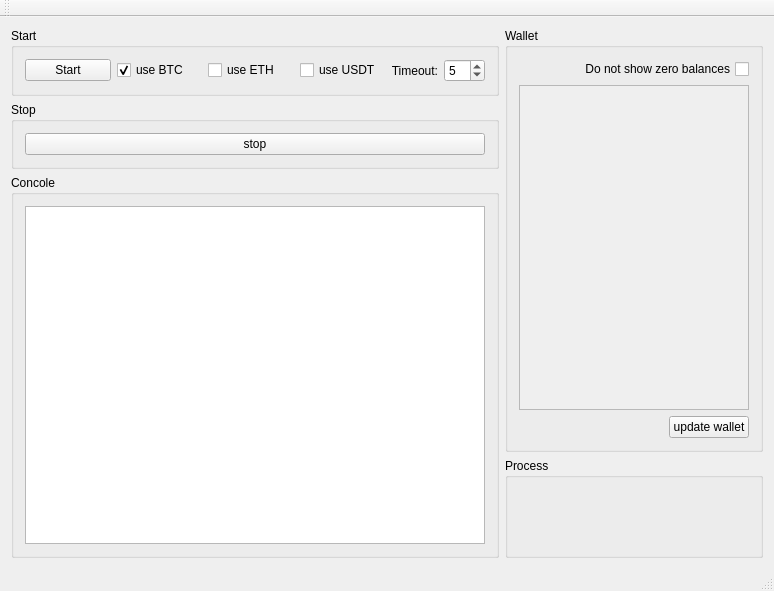
<?xml version="1.0" encoding="UTF-8"?>
<ui version="4.0">
 <class>MainWindow</class>
 <widget class="QMainWindow" name="MainWindow">
  <property name="enabled">
   <bool>true</bool>
  </property>
  <property name="geometry">
   <rect>
    <x>0</x>
    <y>0</y>
    <width>774</width>
    <height>591</height>
   </rect>
  </property>
  <property name="windowTitle">
   <string>MainWindow</string>
  </property>
  <widget class="QWidget" name="centralWidget">
   <layout class="QHBoxLayout" name="horizontalLayout">
    <item>
     <layout class="QVBoxLayout" name="verticalLayout">
      <item>
       <widget class="QGroupBox" name="groupBoxStart">
        <property name="sizePolicy">
         <sizepolicy hsizetype="Minimum" vsizetype="Maximum">
          <horstretch>0</horstretch>
          <verstretch>0</verstretch>
         </sizepolicy>
        </property>
        <property name="title">
         <string>Start</string>
        </property>
        <layout class="QVBoxLayout" name="verticalLayout_3">
         <item>
          <layout class="QHBoxLayout" name="horizontalLayout_2">
           <item>
            <widget class="QPushButton" name="pushButtonStart">
             <property name="text">
              <string>Start</string>
             </property>
            </widget>
           </item>
           <item>
            <widget class="QCheckBox" name="checkBoxUseBTC">
             <property name="text">
              <string>use BTC</string>
             </property>
             <property name="checkable">
              <bool>true</bool>
             </property>
             <property name="checked">
              <bool>true</bool>
             </property>
            </widget>
           </item>
           <item>
            <widget class="QCheckBox" name="checkBoxUseETH">
             <property name="text">
              <string>use ETH</string>
             </property>
            </widget>
           </item>
           <item>
            <widget class="QCheckBox" name="checkBoxUseUSDT">
             <property name="text">
              <string>use USDT</string>
             </property>
            </widget>
           </item>
           <item>
            <widget class="QLabel" name="label">
             <property name="sizePolicy">
              <sizepolicy hsizetype="Maximum" vsizetype="Preferred">
               <horstretch>0</horstretch>
               <verstretch>0</verstretch>
              </sizepolicy>
             </property>
             <property name="text">
              <string>Timeout:</string>
             </property>
             <property name="alignment">
              <set>Qt::AlignRight|Qt::AlignTrailing|Qt::AlignVCenter</set>
             </property>
            </widget>
           </item>
           <item>
            <widget class="QSpinBox" name="spinBoxTimeout">
             <property name="sizePolicy">
              <sizepolicy hsizetype="Maximum" vsizetype="Fixed">
               <horstretch>0</horstretch>
               <verstretch>0</verstretch>
              </sizepolicy>
             </property>
             <property name="minimum">
              <number>2</number>
             </property>
             <property name="maximum">
              <number>20</number>
             </property>
             <property name="value">
              <number>5</number>
             </property>
            </widget>
           </item>
          </layout>
         </item>
        </layout>
       </widget>
      </item>
      <item>
       <widget class="QGroupBox" name="groupBoxStop">
        <property name="title">
         <string>Stop</string>
        </property>
        <layout class="QHBoxLayout" name="horizontalLayout_3">
         <item>
          <widget class="QPushButton" name="pushButton">
           <property name="text">
            <string>stop</string>
           </property>
          </widget>
         </item>
        </layout>
       </widget>
      </item>
      <item>
       <widget class="QGroupBox" name="groupBox_4">
        <property name="sizePolicy">
         <sizepolicy hsizetype="Expanding" vsizetype="Preferred">
          <horstretch>0</horstretch>
          <verstretch>0</verstretch>
         </sizepolicy>
        </property>
        <property name="title">
         <string>Concole</string>
        </property>
        <layout class="QGridLayout" name="gridLayout_2">
         <item row="0" column="0">
          <widget class="QTextBrowser" name="console">
           <property name="enabled">
            <bool>true</bool>
           </property>
          </widget>
         </item>
        </layout>
       </widget>
      </item>
     </layout>
    </item>
    <item>
     <layout class="QVBoxLayout" name="verticalLayout_2">
      <property name="sizeConstraint">
       <enum>QLayout::SetDefaultConstraint</enum>
      </property>
      <item>
       <widget class="QGroupBox" name="groupBox">
        <property name="sizePolicy">
         <sizepolicy hsizetype="Maximum" vsizetype="Minimum">
          <horstretch>0</horstretch>
          <verstretch>0</verstretch>
         </sizepolicy>
        </property>
        <property name="maximumSize">
         <size>
          <width>16777215</width>
          <height>16777215</height>
         </size>
        </property>
        <property name="title">
         <string>Wallet</string>
        </property>
        <layout class="QGridLayout" name="gridLayout">
         <item row="1" column="0" colspan="2">
          <widget class="QScrollArea" name="scrollAreaWallet">
           <property name="sizePolicy">
            <sizepolicy hsizetype="Preferred" vsizetype="Preferred">
             <horstretch>0</horstretch>
             <verstretch>0</verstretch>
            </sizepolicy>
           </property>
           <property name="minimumSize">
            <size>
             <width>230</width>
             <height>0</height>
            </size>
           </property>
           <property name="horizontalScrollBarPolicy">
            <enum>Qt::ScrollBarAlwaysOff</enum>
           </property>
           <property name="widgetResizable">
            <bool>true</bool>
           </property>
           <widget class="QWidget" name="scrollAreaWidgetContents">
            <property name="geometry">
             <rect>
              <x>0</x>
              <y>0</y>
              <width>228</width>
              <height>325</height>
             </rect>
            </property>
            <layout class="QGridLayout" name="gridLayout_3">
             <item row="0" column="0">
              <layout class="QGridLayout" name="gridLayoutWallet">
               <property name="sizeConstraint">
                <enum>QLayout::SetDefaultConstraint</enum>
               </property>
              </layout>
             </item>
            </layout>
           </widget>
          </widget>
         </item>
         <item row="3" column="0">
          <spacer name="horizontalSpacer">
           <property name="orientation">
            <enum>Qt::Horizontal</enum>
           </property>
           <property name="sizeHint" stdset="0">
            <size>
             <width>40</width>
             <height>20</height>
            </size>
           </property>
          </spacer>
         </item>
         <item row="3" column="1">
          <widget class="QPushButton" name="pushButtonUpdateWallet">
           <property name="text">
            <string>update wallet</string>
           </property>
          </widget>
         </item>
         <item row="0" column="0" colspan="2">
          <widget class="QCheckBox" name="checkBoxZeroBalance">
           <property name="layoutDirection">
            <enum>Qt::RightToLeft</enum>
           </property>
           <property name="text">
            <string>Do not show zero balances</string>
           </property>
          </widget>
         </item>
        </layout>
       </widget>
      </item>
      <item>
       <widget class="QGroupBox" name="groupBox_2">
        <property name="sizePolicy">
         <sizepolicy hsizetype="Preferred" vsizetype="Maximum">
          <horstretch>0</horstretch>
          <verstretch>0</verstretch>
         </sizepolicy>
        </property>
        <property name="minimumSize">
         <size>
          <width>0</width>
          <height>100</height>
         </size>
        </property>
        <property name="title">
         <string>Process</string>
        </property>
        <layout class="QGridLayout" name="gridLayout_5">
         <item row="0" column="0">
          <layout class="QGridLayout" name="gridLayoutProcess"/>
         </item>
        </layout>
       </widget>
      </item>
     </layout>
    </item>
   </layout>
  </widget>
  <widget class="QMenuBar" name="menuBar">
   <property name="geometry">
    <rect>
     <x>0</x>
     <y>0</y>
     <width>774</width>
     <height>21</height>
    </rect>
   </property>
  </widget>
  <widget class="QToolBar" name="mainToolBar">
   <attribute name="toolBarArea">
    <enum>TopToolBarArea</enum>
   </attribute>
   <attribute name="toolBarBreak">
    <bool>false</bool>
   </attribute>
  </widget>
  <widget class="QStatusBar" name="statusBar"/>
  <action name="actionopened_buy_order">
   <property name="text">
    <string>opened buy order</string>
   </property>
  </action>
  <action name="actionopened_sell_orders">
   <property name="text">
    <string>opened sell orders</string>
   </property>
  </action>
  <action name="actionall_orders">
   <property name="text">
    <string>all orders</string>
   </property>
  </action>
 </widget>
 <layoutdefault spacing="6" margin="11"/>
 <resources/>
 <connections/>
</ui>
